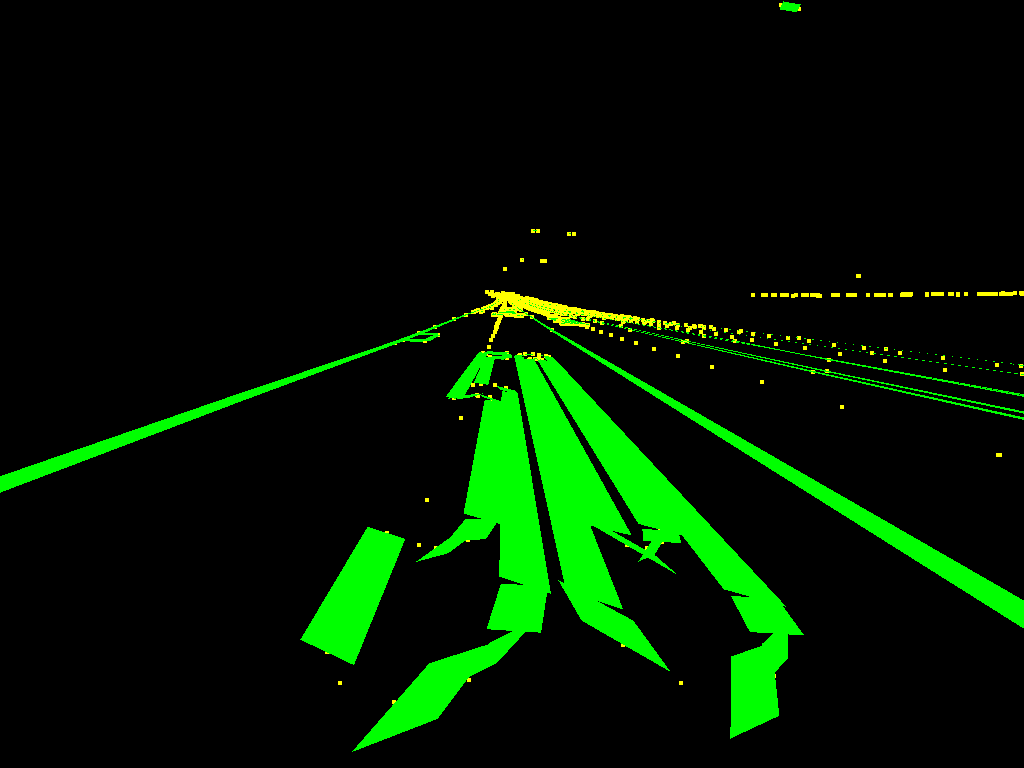
#> input picture projector/glcapture.png, 1024 x 768 px, given in place of test1.png, which was not available
$ python nmi.py ../projector/glcapture.png   (older library calls are emulated)
#> lines starting #> are read from the running program, lines starting #| are printed output that depends on the picture; pictures that were not available may be replaced by others from this repository, and a replacement may not be noted
#!/usr/bin/python

from __future__ import division
import cv2
import numpy as np
import os
from sys import argv
import math
from copy import copy


def logp (val):
    try :
        return math.log(val)
    except :
        return 0


def histogramBinary1 (image1):
    hist = np.zeros(2)
    for r in range (image1.shape[0]) :
        for c in range (image1.shape[1]) :
            if image1[r,c] == 0 :
                hist[0] += 1
            else :
                hist[1] += 1
    return hist


def histogramBinary2 (image1, image2):
    hist = np.zeros ((2,2))
    if (image1.shape != image2.shape) :
        raise Exception ("Mismatched dimension")
    for r in range (image1.shape[0]) :
        for c in range (image1.shape[1]) :
            if image1[r,c] == 0 and image2[r,c] == 0:
                hist[0,0] += 1
            elif image1[r,c] !=0 and image2[r,c] == 0:
                hist[0,1] += 1
            elif image1[r,c] ==0 and image2[r,c] != 0:
                hist[1,0] += 1
            else :
                hist[1,1] += 1
    return hist


def imagebw ():
    im = np.zeros ((400,400), np.uint8)
    for i in range (im.shape[0]) :
        for j in range (im.shape[1]) :
            x = i/400.0 * math.pi * 8
            y = j/400.0
            im[i,j] = np.uint8(round((math.cos(x*y)+1)/2.)*255)
    return im


def entropy1 (image1):
    hst = histogramBinary1 (image1)
    N = image1.shape[0] * image1.shape[1]
    return sum ([p*logp(p) for p in hst/N]) * (-1)


def entropy2 (image1, image2):
    hst = histogramBinary2(image1, image2)
    N = image1.shape[0] * image1.shape[1]
    hst /= N
    plog = copy (hst)
    plog [0,0] = logp (plog[0,0])
    plog [0,1] = logp (plog[0,1])
    plog [1,0] = logp (plog[1,0])
    plog [1,1] = logp (plog[1,1])
    hst = hst * plog
    s = sum (sum(hst)) * (-1)
    return s


def nmi (image1, image2):
    return (entropy1(image1) + entropy1(image2)) / entropy2(image1, image2)


if __name__ == '__main__' :

    image1 = cv2.imread ("/var/tmp/test1.png", cv2.CV_LOAD_IMAGE_GRAYSCALE)
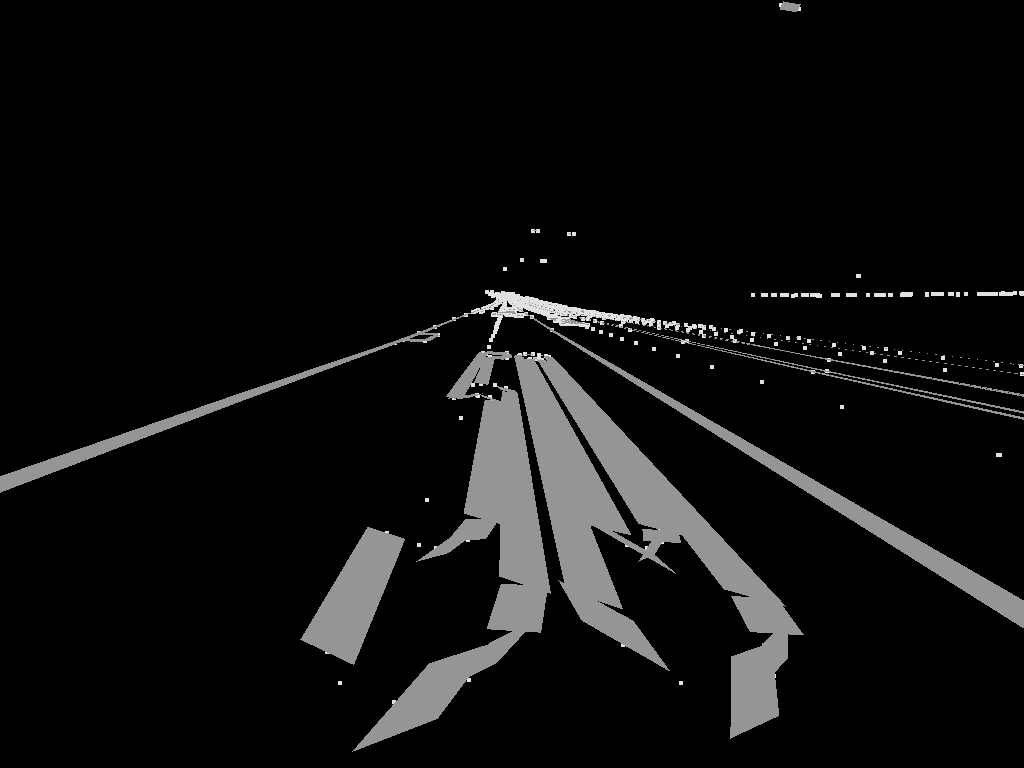
#> image1: shape (768, 1024); min 0, max 225, mean 14.8
    image2 = cv2.imread ("/var/tmp/test2.png", cv2.CV_LOAD_IMAGE_GRAYSCALE)
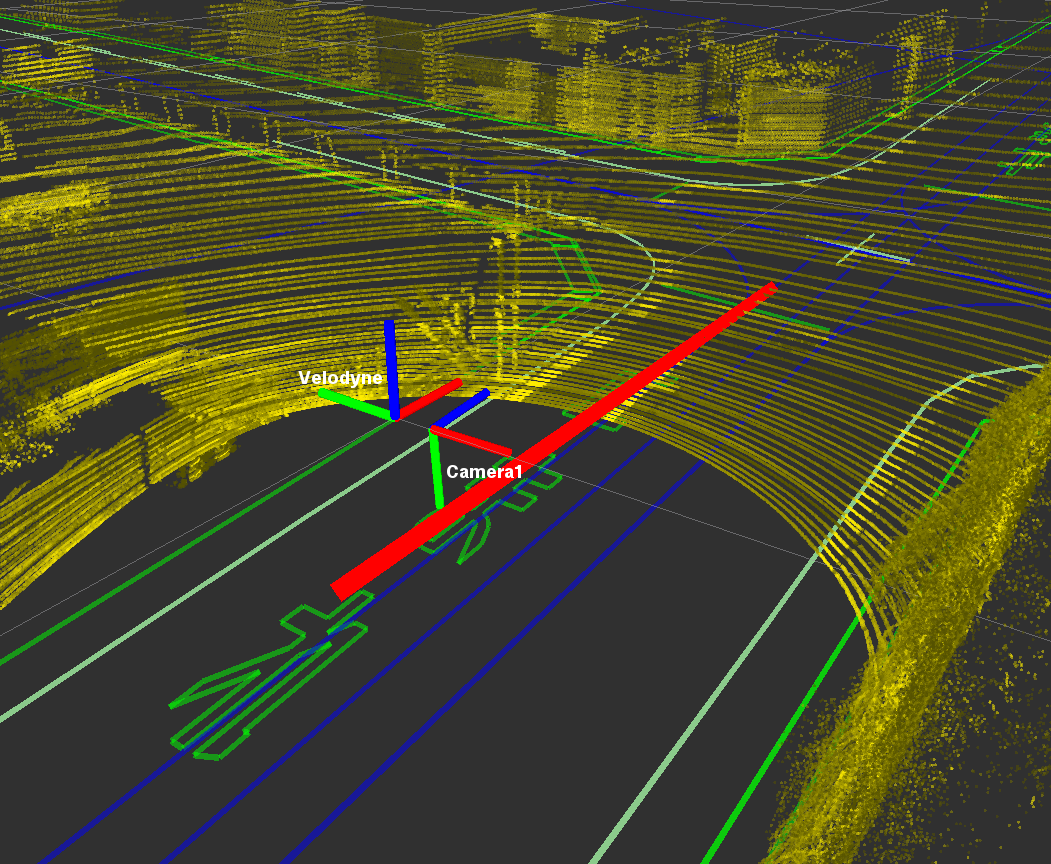
#> input picture vectormap_slam/Axes.png, 1051 x 864 px, given in place of test2.png, which was not available
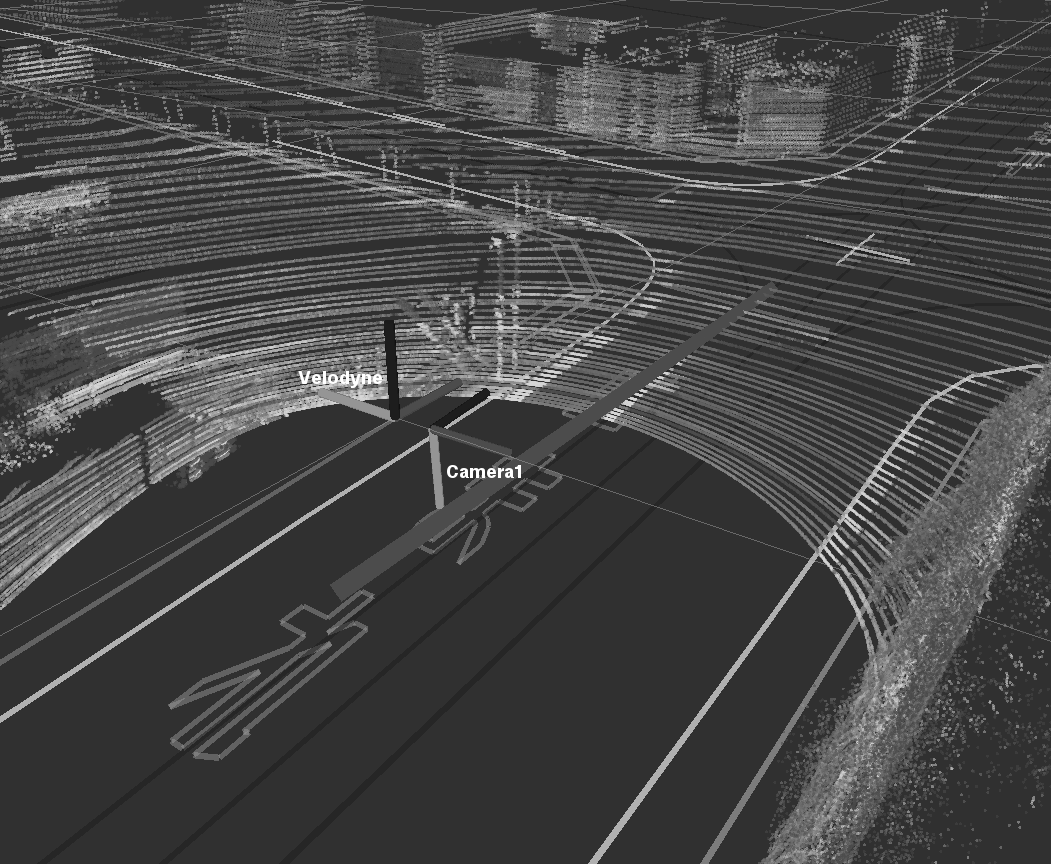
#> image2: shape (864, 1051); min 15, max 255, mean 69.1
    image3 = copy (image1)

#> (the run stopped early here; a loop or call above may not have finished)
